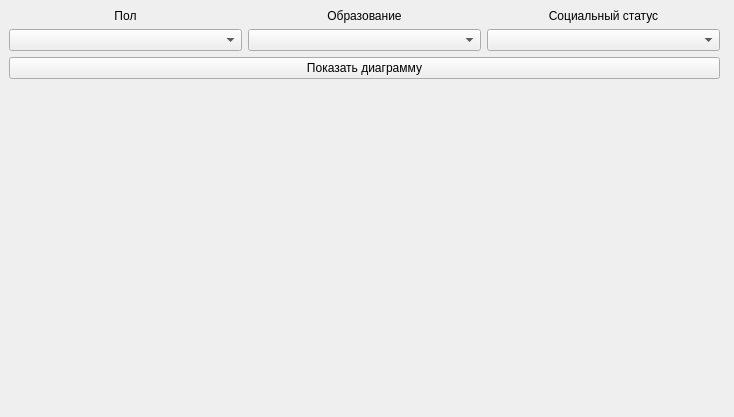
<?xml version="1.0" encoding="UTF-8"?>
<ui version="4.0">
 <class>Form</class>
 <widget class="QWidget" name="Form">
  <property name="geometry">
   <rect>
    <x>0</x>
    <y>0</y>
    <width>734</width>
    <height>417</height>
   </rect>
  </property>
  <property name="windowTitle">
   <string>Статистика</string>
  </property>
  <widget class="QWidget" name="verticalLayoutWidget">
   <property name="geometry">
    <rect>
     <x>9</x>
     <y>9</y>
     <width>711</width>
     <height>401</height>
    </rect>
   </property>
   <layout class="QVBoxLayout" name="verticalLayout_2">
    <item>
     <layout class="QHBoxLayout" name="horizontalLayout_2">
      <item>
       <widget class="QLabel" name="label">
        <property name="sizePolicy">
         <sizepolicy hsizetype="Preferred" vsizetype="Fixed">
          <horstretch>0</horstretch>
          <verstretch>0</verstretch>
         </sizepolicy>
        </property>
        <property name="text">
         <string>Пол</string>
        </property>
        <property name="alignment">
         <set>Qt::AlignCenter</set>
        </property>
       </widget>
      </item>
      <item>
       <widget class="QLabel" name="label_2">
        <property name="sizePolicy">
         <sizepolicy hsizetype="Preferred" vsizetype="Fixed">
          <horstretch>0</horstretch>
          <verstretch>0</verstretch>
         </sizepolicy>
        </property>
        <property name="text">
         <string>Образование</string>
        </property>
        <property name="alignment">
         <set>Qt::AlignCenter</set>
        </property>
       </widget>
      </item>
      <item>
       <widget class="QLabel" name="label_3">
        <property name="sizePolicy">
         <sizepolicy hsizetype="Preferred" vsizetype="Fixed">
          <horstretch>0</horstretch>
          <verstretch>0</verstretch>
         </sizepolicy>
        </property>
        <property name="text">
         <string>Социальный статус</string>
        </property>
        <property name="alignment">
         <set>Qt::AlignCenter</set>
        </property>
       </widget>
      </item>
     </layout>
    </item>
    <item>
     <layout class="QHBoxLayout" name="horizontalLayout">
      <item>
       <widget class="QComboBox" name="cmbPol"/>
      </item>
      <item>
       <widget class="QComboBox" name="cmbObrazovanie"/>
      </item>
      <item>
       <widget class="QComboBox" name="cmbStatus"/>
      </item>
     </layout>
    </item>
    <item>
     <widget class="QPushButton" name="btnPieChart">
      <property name="text">
       <string>Показать диаграмму</string>
      </property>
     </widget>
    </item>
    <item>
     <widget class="QWidget" name="widget" native="true"/>
    </item>
   </layout>
  </widget>
 </widget>
 <resources/>
 <connections/>
</ui>
